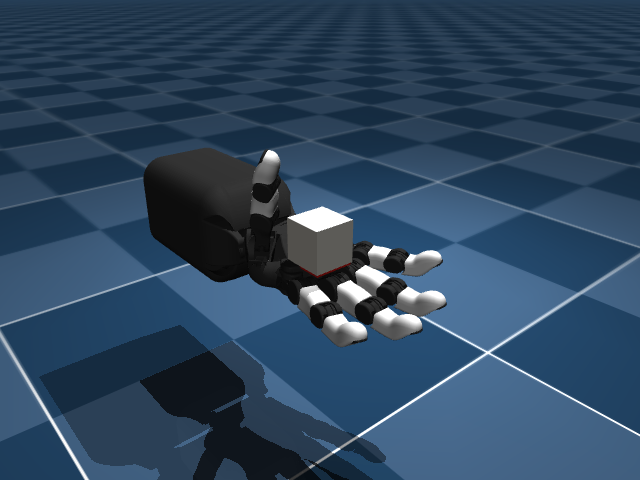

Python code for this plot:
"""Render the cube task offscreen: a still PNG and an optional MP4 of a random policy.

The scene ships with no cameras defined, so we drive MuJoCo's free camera
manually and point it at the cube.

    python preview.py                 # writes preview.png
    python preview.py --video         # also writes preview.mp4
"""

import argparse

import imageio.v2 as imageio
import mujoco

from orca_sim import OrcaHandRightCubeOrientation

WIDTH, HEIGHT = 640, 480


def make_camera(env):
    cam = mujoco.MjvCamera()
    mujoco.mjv_defaultFreeCamera(env.model, cam)
    cam.azimuth = 140.0
    cam.elevation = -25.0
    cam.distance = 0.45
    cam.lookat[:] = env.data.xpos[env._cube_body_id]
    return cam


def main():
    parser = argparse.ArgumentParser()
    parser.add_argument("--video", action="store_true", help="also record an MP4")
    parser.add_argument("--steps", type=int, default=200, help="frames to record")
    args = parser.parse_args()

    env = OrcaHandRightCubeOrientation(version="v2")
    env.reset(seed=0)

    renderer = mujoco.Renderer(env.model, height=HEIGHT, width=WIDTH)
    cam = make_camera(env)

    renderer.update_scene(env.data, camera=cam)
    imageio.imwrite("preview.png", renderer.render())
    print("wrote preview.png")

    if args.video:
        frames = []
        for step in range(args.steps):
            _, _, terminated, truncated, _ = env.step(env.action_space.sample())
            cam.lookat[:] = env.data.xpos[env._cube_body_id]
            renderer.update_scene(env.data, camera=cam)
            frames.append(renderer.render())
            if terminated or truncated:
                env.reset(seed=step)
        imageio.mimsave("preview.mp4", frames, fps=30)
        print(f"wrote preview.mp4 ({len(frames)} frames)")

    renderer.close()
    env.close()


if __name__ == "__main__":
    main()
